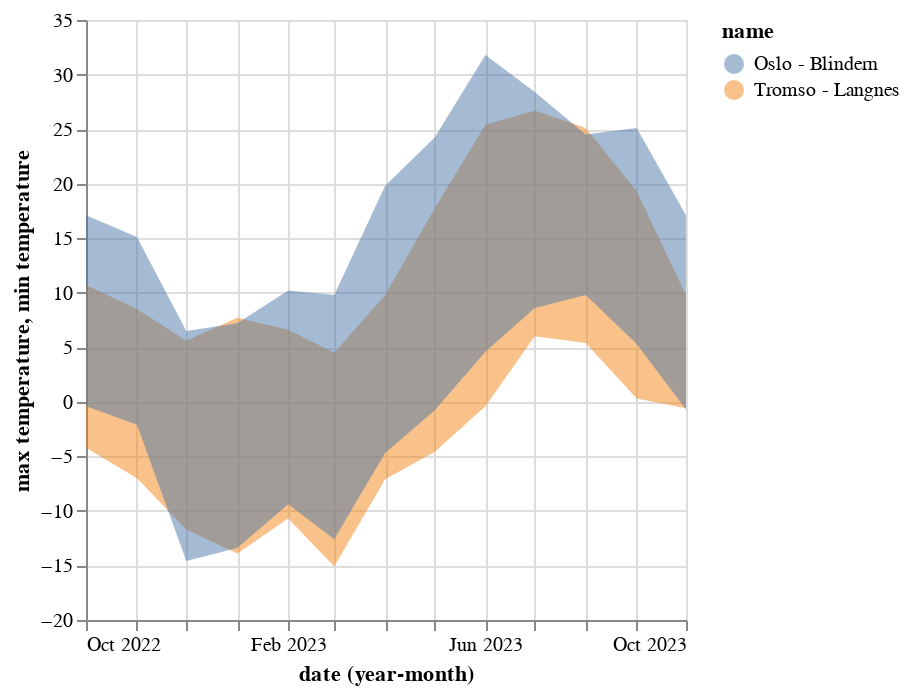

This figure's notebook cell:
### Code cell
alt.Chart(data_monthly).mark_area(opacity=0.5).encode(
    x="yearmonth(date):T",
    y="max temperature",
    y2="min temperature",
    color="name",
)

### Figure 1 — Vega-Lite specification as saved in the notebook (floating-point values rounded to 4 significant figures)
{"config": {"view": {"continuousWidth": 300, "continuousHeight": 300}}, "data": {"name": "data-51c9c11abac8f29e07a99e816a05729d"}, "mark": {"type": "area", "opacity": 0.5}, "encoding": {"color": {"field": "name", "type": "nominal"}, "x": {"field": "date", "timeUnit": "yearmonth", "type": "temporal"}, "y": {"field": "max temperature", "type": "quantitative"}, "y2": {"field": "min temperature"}}, "$schema": "https://vega.github.io/schema/vega-lite/v5.20.1.json", "datasets": {"data-51c9c11abac8f29e07a99e816a05729d": [{"name": "Tromso - Langnes", "station": "SN90490", "date": "2022-10-01T00:00:00", "max temperature": 10.7, "precipitation": 187.0, "min temperature": -4.2}, {"name": "Tromso - Langnes", "station": "SN90490", "date": "2022-11-01T00:00:00", "max temperature": 8.5, "precipitation": 41.5, "min temperature": -7.0}, {"name": "Tromso - Langnes", "station": "SN90490", "date": "2022-12-01T00:00:00", "max temperature": 5.6, "precipitation": 88.8, "min temperature": -11.7}, {"name": "Tromso - Langnes", "station": "SN90490", "date": "2023-01-01T00:00:00", "max temperature": 7.7, "precipitation": 111.4, "min temperature": -13.9}, {"name": "Tromso - Langnes", "station": "SN90490", "date": "2023-02-01T00:00:00", "max temperature": 6.6, "precipitation": 171.3, "min temperature": -10.7}, {"name": "Tromso - Langnes", "station": "SN90490", "date": "2023-03-01T00:00:00", "max temperature": 4.5, "precipitation": 157.0, "min temperature": -15.1}, {"name": "Tromso - Langnes", "station": "SN90490", "date": "2023-04-01T00:00:00", "max temperature": 9.8, "precipitation": 85.0, "min temperature": -7.1}, {"name": "Tromso - Langnes", "station": "SN90490", "date": "2023-05-01T00:00:00", "max temperature": 17.7, "precipitation": 101.2, "min temperature": -4.6}, {"name": "Tromso - Langnes", "station": "SN90490", "date": "2023-06-01T00:00:00", "max temperature": 25.4, "precipitation": 43.4, "min temperature": -0.4}, {"name": "Tromso - Langnes", "station": "SN90490", "date": "2023-07-01T00:00:00", "max temperature": 26.7, "precipitation": 14.0, "min temperature": 6.0}, {"name": "Tromso - Langnes", "station": "SN90490", "date": "2023-08-01T00:00:00", "max temperature": 25.1, "precipitation": 43.4, "min temperature": 5.4}, {"name": "Tromso - Langnes", "station": "SN90490", "date": "2023-09-01T00:00:00", "max temperature": 19.3, "precipitation": 163.7, "min temperature": 0.3}, {"name": "Tromso - Langnes", "station": "SN90490", "date": "2023-10-01T00:00:00", "max temperature": 9.8, "precipitation": 64.8, "min temperature": -0.6}, {"name": "Oslo - Blindern", "station": "SN18700", "date": "2022-10-01T00:00:00", "max temperature": 17.1, "precipitation": 82.9, "min temperature": -0.4}, {"name": "Oslo - Blindern", "station": "SN18700", "date": "2022-11-01T00:00:00", "max temperature": 15.1, "precipitation": 83.4, "min temperature": -2.1}, {"name": "Oslo - Blindern", "station": "SN18700", "date": "2022-12-01T00:00:00", "max temperature": 6.5, "precipitation": 85.5, "min temperature": -14.6}, {"name": "Oslo - Blindern", "station": "SN18700", "date": "2023-01-01T00:00:00", "max temperature": 7.2, "precipitation": 100.5, "min temperature": -13.4}, {"name": "Oslo - Blindern", "station": "SN18700", "date": "2023-02-01T00:00:00", "max temperature": 10.2, "precipitation": 46.0, "min temperature": -9.4}, {"name": "Oslo - Blindern", "station": "SN18700", "date": "2023-03-01T00:00:00", "max temperature": 9.8, "precipitation": 72.6, "min temperature": -12.6}, {"name": "Oslo - Blindern", "station": "SN18700", "date": "2023-04-01T00:00:00", "max temperature": 19.8, "precipitation": 99.7, "min temperature": -4.7}, {"name": "Oslo - Blindern", "station": "SN18700", "date": "2023-05-01T00:00:00", "max temperature": 24.2, "precipitation": 17.0, "min temperature": -0.8}, {"name": "Oslo - Blindern", "station": "SN18700", "date": "2023-06-01T00:00:00", "max temperature": 31.8, "precipitation": 39.9, "min temperature": 4.6}, {"name": "Oslo - Blindern", "station": "SN18700", "date": "2023-07-01T00:00:00", "max temperature": 28.4, "precipitation": 146.9, "min temperature": 8.6}, {"name": "Oslo - Blindern", "station": "SN18700", "date": "2023-08-01T00:00:00", "max temperature": 24.5, "precipitation": 259.8, "min temperature": 9.8}, {"name": "Oslo - Blindern", "station": "SN18700", "date": "2023-09-01T00:00:00", "max temperature": 25.1, "precipitation": 105.8, "min temperature": 5.3}, {"name": "Oslo - Blindern", "station": "SN18700", "date": "2023-10-01T00:00:00", "max temperature": 17.1, "precipitation": 7.3, "min temperature": -0.7}]}}
